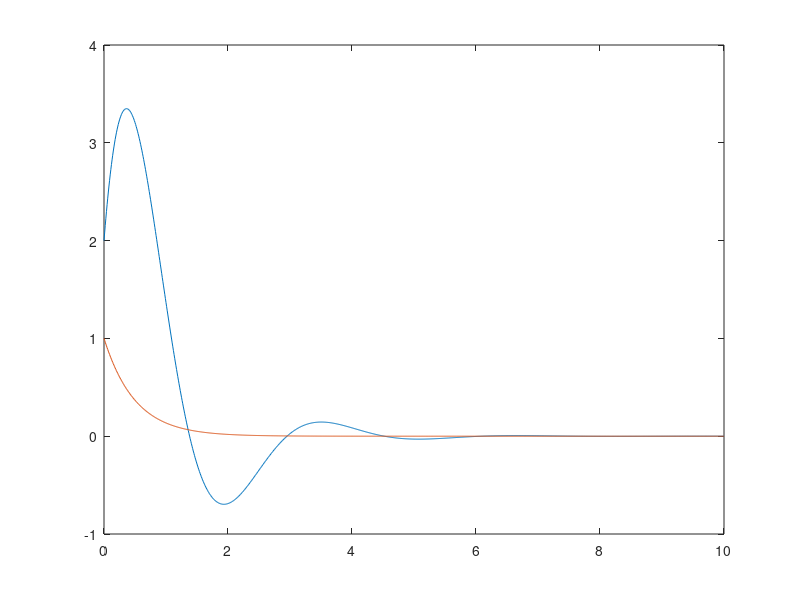

This chart was generated by the following MATLAB code:
% Prática de laboratório 1
% Aluno:
% - Felipe Bandeira da Silva, 1020942-X
% - Ivanilda

disp('1 - Defina duas variáveis de números reais...')

x = 1.1
y = 2.2

r1 = x + y
r2 = y - x
r3 = x * y
r4 = y / x
r5 = x ^ y 
r6 = sin(x) + cos(y)
r7 = exp(x)*log(y)
r8 = sqrt(x*y)
p = input('Proximo item[ENTER]?');

disp('2 - Defina duas variáveis de números complexos...')

cx = 1+2j
cy = 2+3j

r9 = abs(cx)
r10 = angle(cy)
r11 = rad2deg(r10)
r12 = real(cx*cy)
r13 = imag(cx/cy)
r14 = x*conj(cy)
r15 = atan(imag(cx)/real(cx))
p = input('Proximo item[ENTER]?');

disp('3 - Defina duas listas contendo cinco números reais...')

lx = [1 2 3 4 5]
ly = [6;7;8;9;10]

r16 = sum(lx)
r17 = prod(ly)
r18 = lx*ly
r19 = lx.*ly'
r20 = lx(5)/ly(2)
r21 = lx+ly'
p = input('Proximo item[ENTER]?');

disp('4 - Defina uma matriz...')

M = [3 7 9; 1 5 5; 8 7 0]
Mt = M'
Ms = sum(M(1,:))
Mi = inv(M)
Md = det(M)
p = input('Proximo item[ENTER]?');

disp('5 - Crie um vetor de 1000 pontos...')
t = 0:0.01:10;

x1 = 5*exp(-t).*sin(2*t)+2*exp(-t).*cos(2*t);
x2 = exp(-2*t);

plot(t, x1, t, x2)
p = input('Proximo item[ENTER]?');

disp('6 - Encontre o valor mínimo...')

x = -20:1:20;
f = x.^2-8*x+4;

minimo = f(1);
for I=2:length(f)
    if f(I) < minimo
        minimo = f(I);
        posicao = I;
    end
end

disp('Menor valor:')
disp(minimo)
disp('Posicao:')
disp(posicao)

